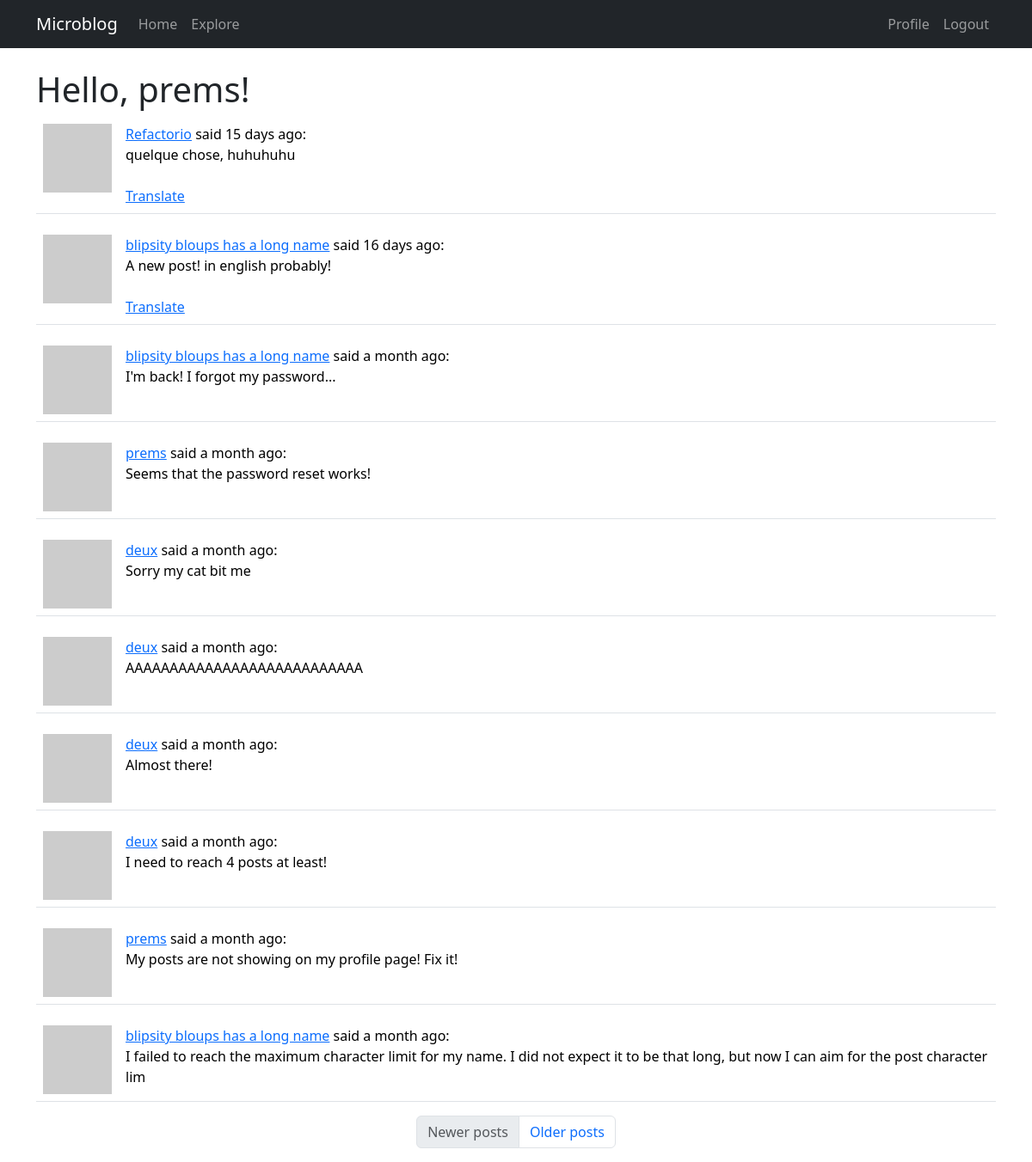
The page /explore (signed in) on the database as committed earlier.
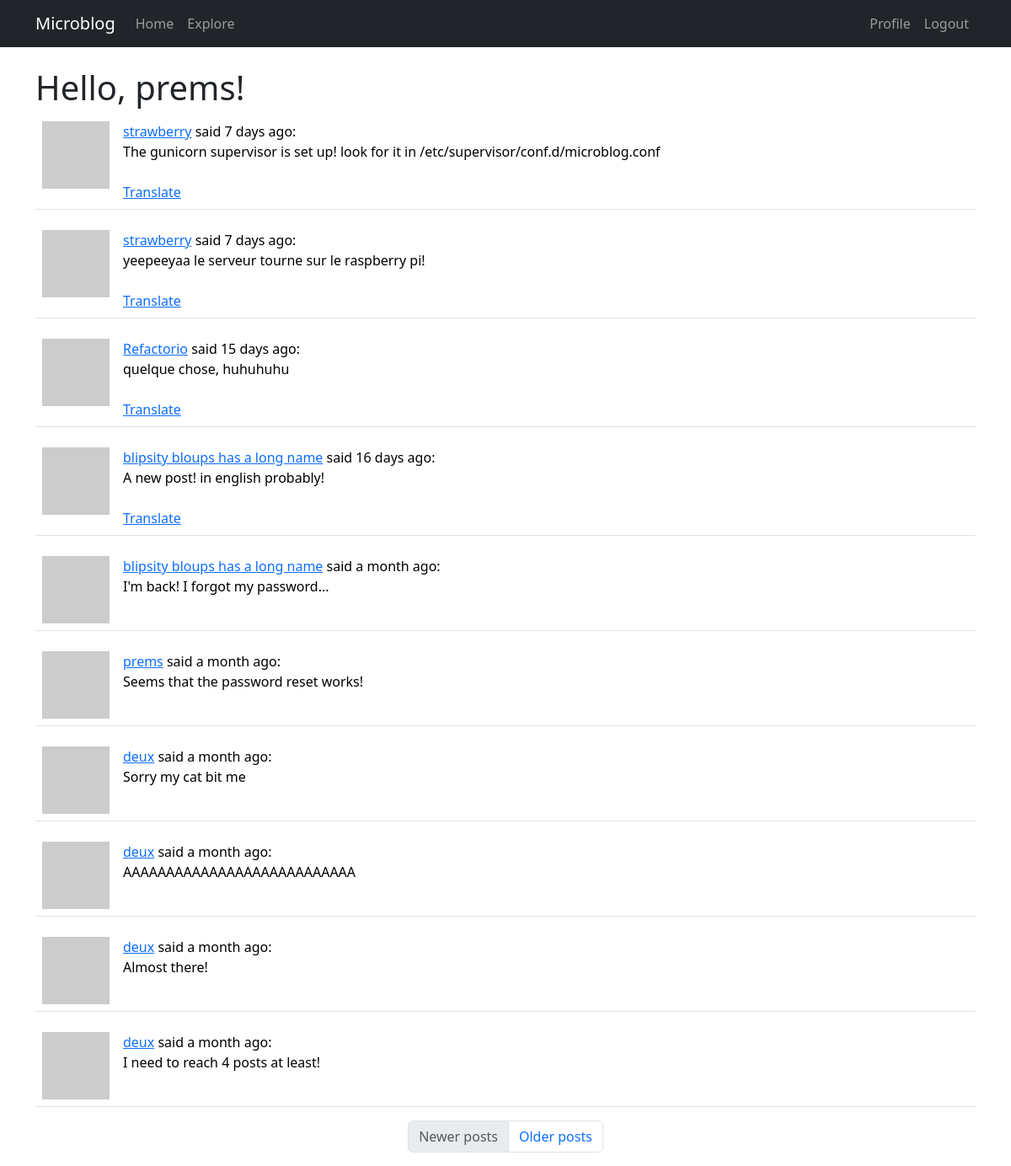
The same page on the database as committed later.
### app/models.py (models this page shows, shortened)
class Post(db.Model):
    id: so.Mapped[int] = so.mapped_column(primary_key=True)
    body: so.Mapped[str] = so.mapped_column(sa.String(140))
    timestamp: so.Mapped[datetime] = so.mapped_column(
        index=True, default=lambda: datetime.now(timezone.utc)
    )
    user_id: so.Mapped[int] = so.mapped_column(sa.ForeignKey(User.id), index=True)
    author: so.Mapped[User] = so.relationship(back_populates="posts")
    language: so.Mapped[Optional[str]] = so.mapped_column(sa.String(5))

class User(UserMixin, db.Model):
    id: so.Mapped[int] = so.mapped_column(primary_key=True)
    username: so.Mapped[str] = so.mapped_column(sa.String(64), index=True, unique=True)
    email: so.Mapped[str] = so.mapped_column(sa.String(120), index=True, unique=True)
    password_hash: so.Mapped[Optional[str]] = so.mapped_column(sa.String(256))
    posts: so.WriteOnlyMapped["Post"] = so.relationship(back_populates="author")
    about_me: so.Mapped[Optional[str]] = so.mapped_column(sa.String(140))
    last_seen: so.Mapped[Optional[datetime]] = so.mapped_column(
        default=lambda: datetime.now(timezone.utc)
    )
    following: so.WriteOnlyMapped["User"] = so.relationship(
        secondary=followers,
        primaryjoin=(followers.c.follower_id == id),
        secondaryjoin=(followers.c.followed_id == id),
        back_populates="followers",
    )
    followers: so.WriteOnlyMapped["User"] = so.relationship(
        secondary=followers,
        primaryjoin=(followers.c.followed_id == id),
        secondaryjoin=(followers.c.follower_id == id),
        back_populates="following",
    )
    def avatar(self, size):
        digest = md5(self.email.lower().encode("utf-8")).hexdigest()
        return f"https://www.gravatar.com/avatar/{digest}?d=identicon&s={size}"

### app/main/routes.py (the view)
@bp.route("/explore")
@login_required
def explore():
    page = request.args.get("page", 1, int)
    query = sa.select(Post).order_by(Post.timestamp.desc())
    posts = db.paginate(
        query, page=page, per_page=current_app.config["POSTS_PER_PAGE"], error_out=False
    )
    prev_url = url_for("main.explore", page=posts.prev_num) if posts.has_prev else None
    next_url = url_for("main.explore", page=posts.next_num) if posts.has_next else None
    return render_template(
        "index.html",
        title=_("Explore"),
        posts=posts,
        prev_url=prev_url,
        next_url=next_url,
    )

### app/__init__.py (called while the page is built)
def get_locale():
    return request.accept_languages.best_match(current_app.config["LANGUAGES"])

### app/main/routes.py (called while the page is built)
@bp.before_app_request
def before_request():
    if current_user.is_authenticated:
        current_user.last_seen = datetime.now(timezone.utc)
        db.session.commit()
    g.locale = get_locale()

### app/models.py (called while the page is built)
@login.user_loader
def load_user(id):
    return db.session.get(User, int(id))

### app/templates/index.html (shortened to what this page needs)
{% extends 'base.html' %}
{% import "bootstrap_wtf.html" as wtf %}
{% block content %}
<h1>{{_("Hello")}}, {{ current_user.username }}!</h1>
{% for post in posts %}
{% include '_post.html' %}
{% endfor %}
<nav aria-label="Post navigation">
  <ul class="pagination justify-content-center">
    <li class="page-item {% if not prev_url %} disabled{% endif %}">
      <a class="page-link" href="{{ prev_url }}">{{_("Newer posts")}}</a>
    </li>
    <li class=" page-item {% if not next_url %} disabled{% endif %}">
        <a class="page-link" href="{{ next_url }}">{{_("Older posts")}}</a>
    </li>
  </ul>
</nav>
{% endblock %}

### app/templates/_post.html
<table class="table table-hover">
    <tr valign="top">
        <td width="70px">
            <a href="{{ url_for('main.user', username=post.author.username) }}">
                <img src="{{ post.author.avatar(36) }}"></a>
        </td>
        <td>
            <a href="{{ url_for('main.user', username=post.author.username) }}">
                {{ post.author.username }}</a>
            {{_("said")}} {{ moment(post.timestamp).fromNow() }}:
            <br>
            <span id="post{{ post.id }}">{{ post.body }}</span>
            {% if post.language and post.language != g.locale %}
            <br><br>
            <span id="translation{{ post.id }}"> <a href="javascript:translate('post{{post.id}}',
                    'translation{{post.id}}',
                    '{{post.language}}',
                    '{{g.locale}}')">{{_("Translate")}}</a>
            </span>
            {% endif %}
        </td>
    </tr>
</table>

Rows that differ between the two databases and show on the page:
no longer on this page (row unchanged): Post: author.username "prems", timestamp "a month ago", body "My posts are not showing on my profile page! Fix it!"
no longer on this page (row unchanged): Post: author.username "blipsity bloups has a long name", timestamp "a month ago", body "I failed to reach the maximum character limit for my name. I did not expect it to be that long, but now I can aim for the post character lim"
added Post: author.username "strawberry", timestamp "7 days ago", body "The gunicorn supervisor is set up! look for it in /etc/supervisor/conf.d/microblog.conf"
added Post: author.username "strawberry", timestamp "7 days ago", body "yeepeeyaa le serveur tourne sur le raspberry pi!"
